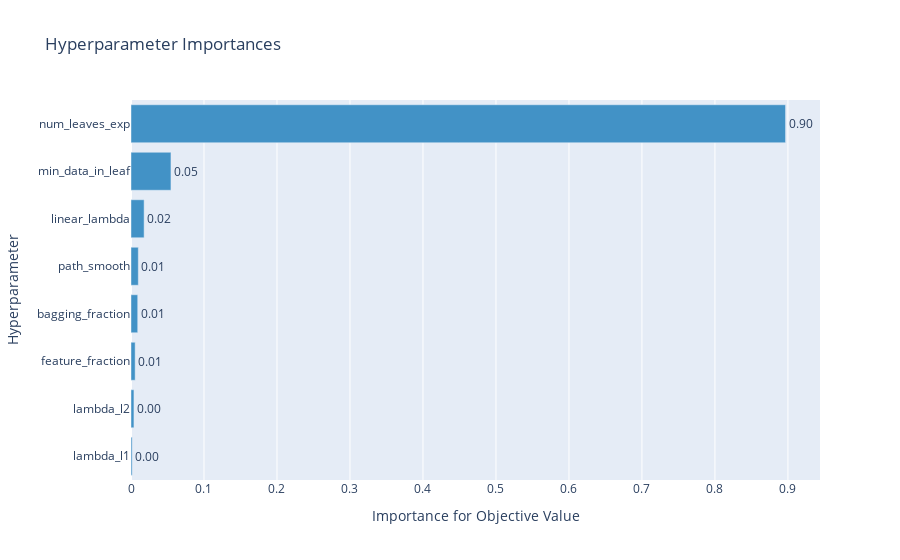

Notebook code for this chart:
### Code cell
plot_param_importances(study)

### Figure 1 — Plotly figure (JSON) as saved in the notebook; plotly's stock layout.template omitted (floating-point values rounded to 4 significant figures)
{"data": [{"cliponaxis": false, "hovertemplate": ["lambda_l1 (LogUniformDistribution): 0.0016101593334487698<extra></extra>", "lambda_l2 (LogUniformDistribution): 0.004027843933397515<extra></extra>", "feature_fraction (DiscreteUniformDistribution): 0.00569838082431555<extra></extra>", "bagging_fraction (DiscreteUniformDistribution): 0.009209258528730769<extra></extra>", "path_smooth (UniformDistribution): 0.009999514630708004<extra></extra>", "linear_lambda (LogUniformDistribution): 0.017980733330834303<extra></extra>", "min_data_in_leaf (IntUniformDistribution): 0.054749853210768404<extra></extra>", "num_leaves_exp (IntUniformDistribution): 0.8967242562077967<extra></extra>"], "marker": {"color": "rgb(66,146,198)"}, "orientation": "h", "text": ["0.0016101593334487698", "0.004027843933397515", "0.00569838082431555", "0.009209258528730769", "0.009999514630708004", "0.017980733330834303", "0.054749853210768404", "0.8967242562077967"], "textposition": "outside", "texttemplate": "%{text:.2f}", "type": "bar", "x": [0.00161, 0.004028, 0.005698, 0.009209, 0.01, 0.01798, 0.05475, 0.8967], "y": ["lambda_l1", "lambda_l2", "feature_fraction", "bagging_fraction", "path_smooth", "linear_lambda", "min_data_in_leaf", "num_leaves_exp"]}], "layout": {"autosize": true, "showlegend": false, "title": {"text": "Hyperparameter Importances"}, "xaxis": {"autorange": true, "range": [0, 0.9439], "title": {"text": "Importance for Objective Value"}, "type": "linear"}, "yaxis": {"autorange": true, "range": [-0.5, 7.5], "title": {"text": "Hyperparameter"}, "type": "category"}}}
